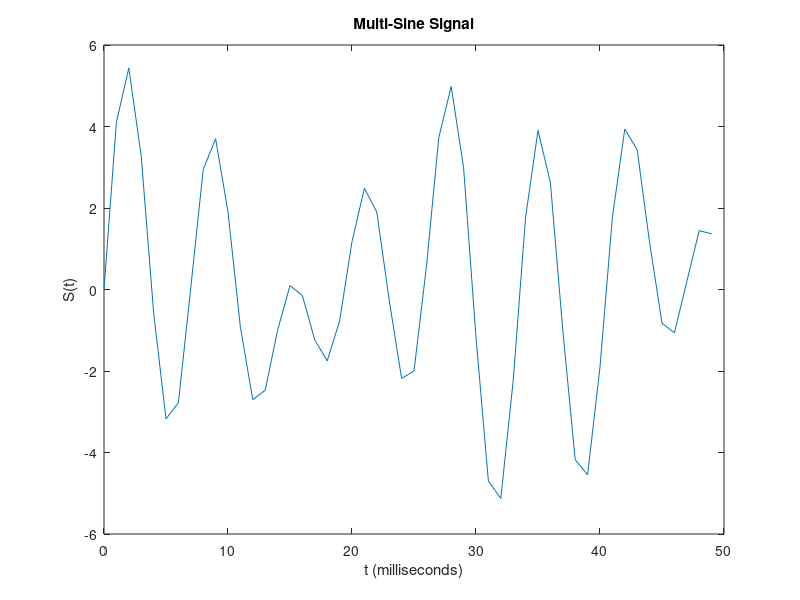
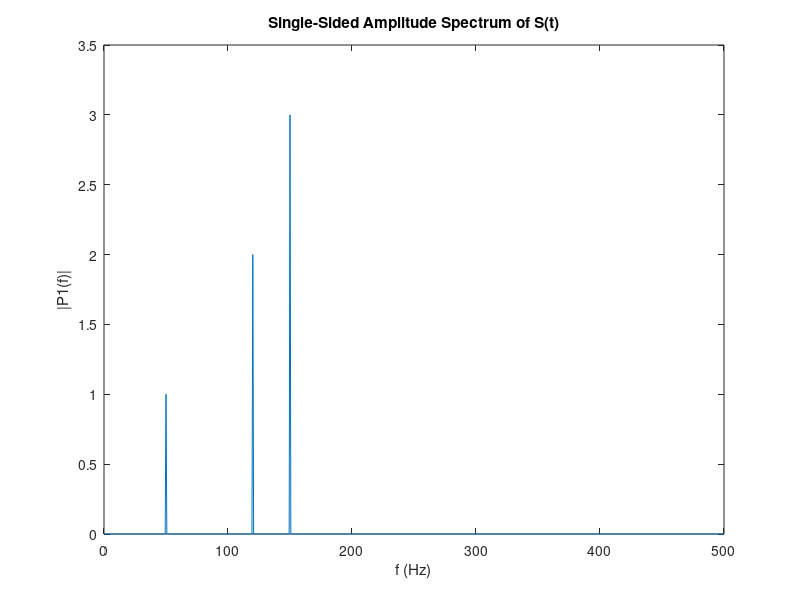
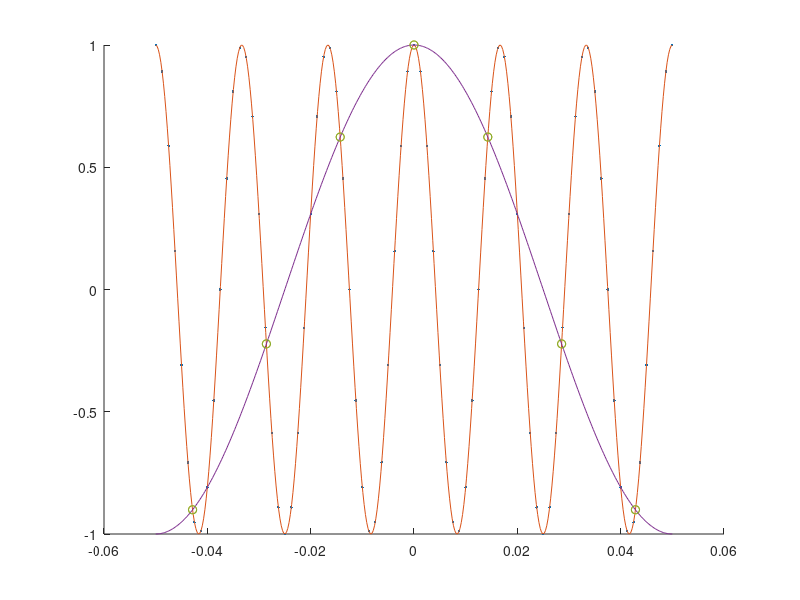

Recreate these plots in MATLAB, in order.


% midterm question 10

% Code sources / references
% https://www.utdallas.edu/~dlm/3350%20comm%20sys/FFTandMatLab-wanjun%20huang.pdf
% https://www.mathworks.com/help/matlab/ref/fft.html?requestedDomain=true
% https://blogs.mathworks.com/steve/2010/03/03/aliasing-and-a-sampled-cosine-signal/

clear;
close all;



Fs = 1000;            % Sampling frequency                    
T = 1/Fs;             % Sampling period       
L = 1500;             % Length of signal
t = (0:L-1)*T;        % Time vector

S = sin(2*pi*50*t) + 2*sin(2*pi*120*t) + 3*sin(2*pi*150*t);

plot(1000*t(1:50),S(1:50))
title('Multi-Sine Signal')
xlabel('t (milliseconds)')
ylabel('S(t)')

Y = fft(S, length(S));

P2 = abs(Y/L);
P1 = P2(1:L/2+1);
P1(2:end-1) = 2*P1(2:end-1);

f = Fs*(0:(L/2))/L;
figure()
plot(f,P1) 
title('Single-Sided Amplitude Spectrum of S(t)')
xlabel('f (Hz)')
ylabel('|P1(f)|')




figure()

f = 60;  % Hz
tmin = -0.05;
tmax = 0.05;
t = linspace(tmin, tmax, 400);
x_c = cos(2*pi*f * t);

T = 1/800;
nmin = ceil(tmin / T);
nmax = floor(tmax / T);
n = nmin:nmax;
x1 = cos(2*pi*f * n*T);
hold on
plot(n*T,x1,'.')

T = 1/70;
nmin = ceil(tmin / T);
nmax = floor(tmax / T);
n = nmin:nmax;
x1 = cos(2*pi*f * n*T);
plot(t, x_c)
plot(n*T, x1, 'o')

T = 1/70;
x_c = cos(2*pi*10 * t);
nmin = ceil(tmin / T);
nmax = floor(tmax / T);
n = nmin:nmax;
x1 = cos(2*pi*f * n*T);
plot(t, x_c)
plot(n*T, x1, 'o')


